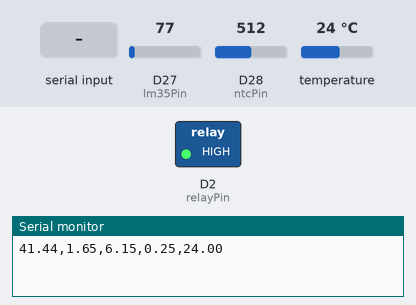
This sketch was run on a simulated Arduino Due. On the bench: switched loads named in the sketch (green lamp = pin HIGH), the last lines printed to the serial monitor. The inputs (shaded band) are chosen by the test bench; at power-on: D27 (lm35Pin) = 77, D28 (ntcPin) = 512, temperature 24 °C (analog values on the 0–1023 scale).

Above: at 2.5 s.
2.6 s: "ON\n" received over Serial
At 4.2 s:
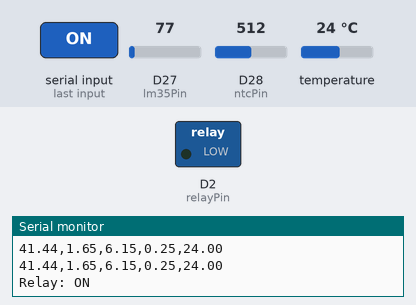
5.0 s: "OFF\n" received over Serial
At 6.1 s:
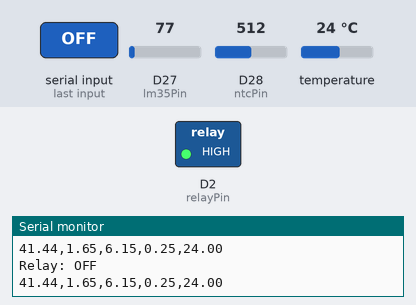
Timing chart, 0 to 8.0 s (numbered marks = the images above; inputs shaded):
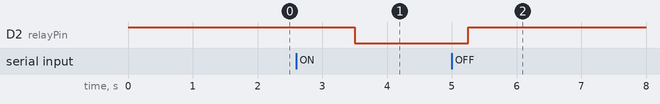

The sketch:

raspberryPI-temperature-processing.ino
```cpp
#include <DS18B20.h>
int relayPin = 2;
DS18B20 ds(21);
int ntcPin = 28;
int lm35Pin = 27;

void setup() {
  Serial.begin(115200);
  analogReadResolution(12);
  pinMode(relayPin, OUTPUT);
  digitalWrite(relayPin, HIGH);
}

void loop() {
  // put your main code here, to run repeatedly:
if (Serial.available() > 0) {
    String msg = Serial.readStringUntil('\n');
    msg.trim();

    if (msg == "ON") {
      digitalWrite(relayPin, LOW);
      Serial.println("Relay: ON");
    } else if (msg == "OFF") {
      digitalWrite(relayPin, HIGH);
      Serial.println("Relay: OFF");
    }
  }

  double voltage_ntc = (3.3 / 4095.0) * analogRead(ntcPin); //analogRead(pin number here);
  double Tntc = (voltage_ntc + 0.0281)/0.0405; //17 a 44ºC a = 0.0405 b = -0.0281

  double voltage_lm35 = (3.3 / 4095.0) * analogRead(lm35Pin);
  double Tlm35 = (voltage_lm35 + 0.013336)/0.0425; //10 a 60ºC a = 0.0425 b = -0.013336

  double Tds18b20 = 0.0;
  while (ds.selectNext()) {
    Tds18b20 = ds.getTempC();
  }

  Serial.print(Tntc);
  Serial.print(",");
  Serial.print(voltage_ntc);
  Serial.print(",");
  Serial.print(Tlm35);
  Serial.print(",");
  Serial.print(voltage_lm35);
  Serial.print(",");
  Serial.println(Tds18b20);

  delay(1000);
}
```

Measured:
- after the input at 2.6 s, D2 (relayPin): HIGH → LOW after 0.90 s
- after the input at 5.0 s, D2 (relayPin): LOW → HIGH after 0.25 s
